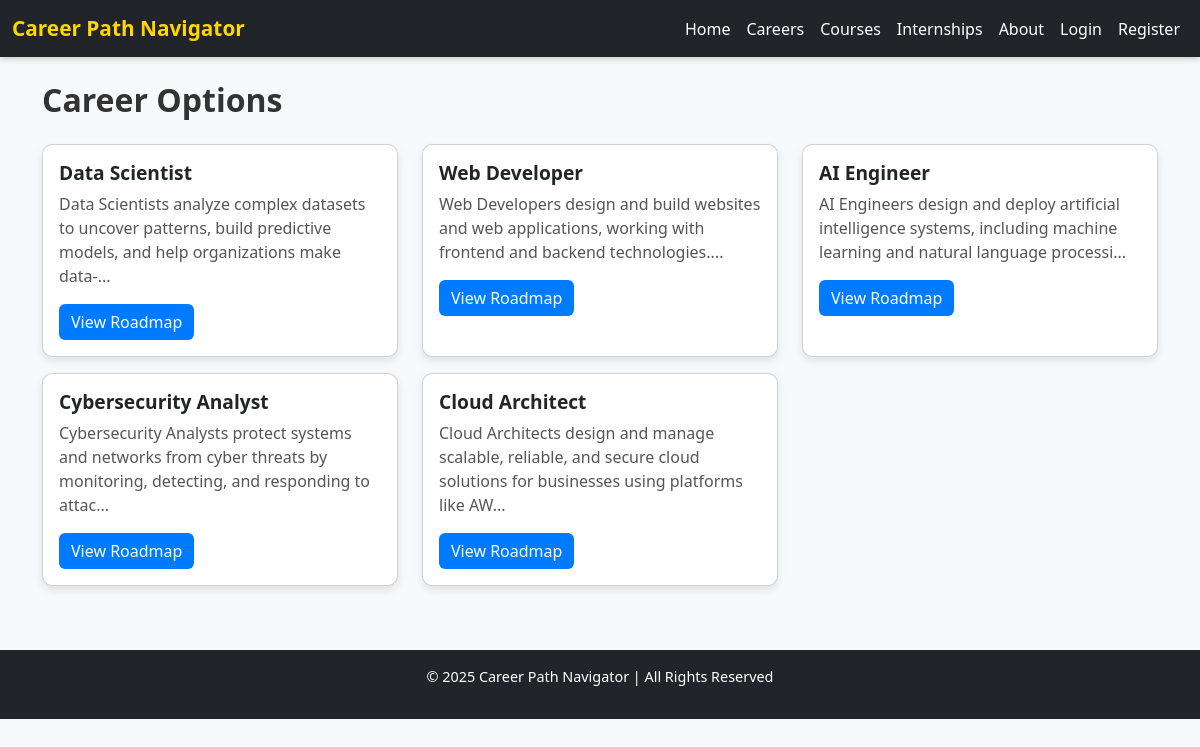
Page /careers on the committed database.
### app.py (models this page shows)
class Career(db.Model):
    id = db.Column(db.Integer, primary_key=True)
    title = db.Column(db.String(150), nullable=False)
    description = db.Column(db.Text, nullable=False)

### app.py (the view)
@app.route('/careers')
def careers():
    careers_list = Career.query.all()
    return render_template('careers.html', careers=careers_list)

### templates/careers.html
{% extends 'base.html' %}
{% block content %}
<h2 class="mb-4">Career Options</h2>
<div class="row">
    {% for career in careers %}
    <div class="col-md-4 mb-3">
        <div class="card h-100">
            <div class="card-body">
                <h5 class="card-title">{{ career.title }}</h5>
                <p class="card-text">{{ career.description[:120] }}...</p>
                <a href="{{ url_for('roadmap', career_id=career.id) }}" class="btn btn-primary">View Roadmap</a>
            </div>
        </div>
    </div>
    {% else %}
    <p>No careers available yet.</p>
    {% endfor %}
</div>
{% endblock %}

### templates/base.html (shortened to what this page needs)
<!DOCTYPE html>
<html lang="en">
<head>
    <link href="https://cdn.jsdelivr.net/npm/bootstrap@5.3.3/dist/css/bootstrap.min.css" rel="stylesheet">
    <link rel="stylesheet" href="{{ url_for('static', filename='css/style.css') }}">
</head>
<body>
    <nav class="navbar navbar-expand-lg navbar-dark bg-dark">
        <div class="container-fluid">
            <a class="navbar-brand" href="{{ url_for('home') }}">Career Path Navigator</a>
            <div class="collapse navbar-collapse" id="navbarNav">
                <ul class="navbar-nav ms-auto">
                    <li class="nav-item"><a class="nav-link" href="{{ url_for('home') }}">Home</a></li>
                    <li class="nav-item"><a class="nav-link" href="{{ url_for('careers') }}">Careers</a></li>
                    <li class="nav-item"><a class="nav-link" href="{{ url_for('courses') }}">Courses</a></li>
                    <li class="nav-item"><a class="nav-link" href="{{ url_for('internships') }}">Internships</a></li>
                    <li class="nav-item"><a class="nav-link" href="{{ url_for('about') }}">About</a></li>
                    {% if session.get('user_id') %}
                        <li class="nav-item"><a class="nav-link" href="{{ url_for('profile') }}">Profile</a></li>
                        <li class="nav-item"><a class="nav-link" href="{{ url_for('logout') }}">Logout</a></li>
                    {% else %}
                        <li class="nav-item"><a class="nav-link" href="{{ url_for('login') }}">Login</a></li>
                        <li class="nav-item"><a class="nav-link" href="{{ url_for('register') }}">Register</a></li>
                    {% endif %}
                </ul>
            </div>
        </div>
    </nav>
    <div class="container mt-4">
        {% block content %}{% endblock %}
    </div>
    <footer class="bg-dark text-white text-center py-3 mt-5">
        <p>&copy; 2025 Career Path Navigator | All Rights Reserved</p>
    </footer>
</body>
</html>

### templates/static/css/style.css (style rules this page uses)
body { font-family: "Segoe UI", Tahoma, Geneva, Verdana, sans-serif; background: #f8f9fa; margin: 0; padding: 0; }
.navbar { box-shadow: 0 2px 6px rgba(0,0,0,0.2); }
.navbar-brand { font-weight: bold; font-size: 1.3rem; color: #ffd700 !important; }
.navbar-nav .nav-link { color: #ffffff !important; transition: color 0.2s; }
footer { background: #222; color: #bbb; font-size: 0.9rem; }
.container h1, .container h2, .container h3 { color: #333; font-weight: 600; }
.btn-primary { background-color: #007bff; border: none; }
.card { border-radius: 10px; box-shadow: 0 4px 8px rgba(0,0,0,0.1); }
.card-title { font-size: 1.2rem; font-weight: 600; }
.card-text { color: #555; }

### rows in the picture
Career: title "Data Scientist", description "Data Scientists analyze complex datasets to uncover patterns, build predictive models, and help organizations make data-"
Career: title "Web Developer", description "Web Developers design and build websites and web applications, working with frontend and backend technologies."
Career: title "AI Engineer", description "AI Engineers design and deploy artificial intelligence systems, including machine learning and natural language processi"
Career: title "Cybersecurity Analyst", description "Cybersecurity Analysts protect systems and networks from cyber threats by monitoring, detecting, and responding to attac"
Career: title "Cloud Architect", description "Cloud Architects design and manage scalable, reliable, and secure cloud solutions for businesses using platforms like AW"
